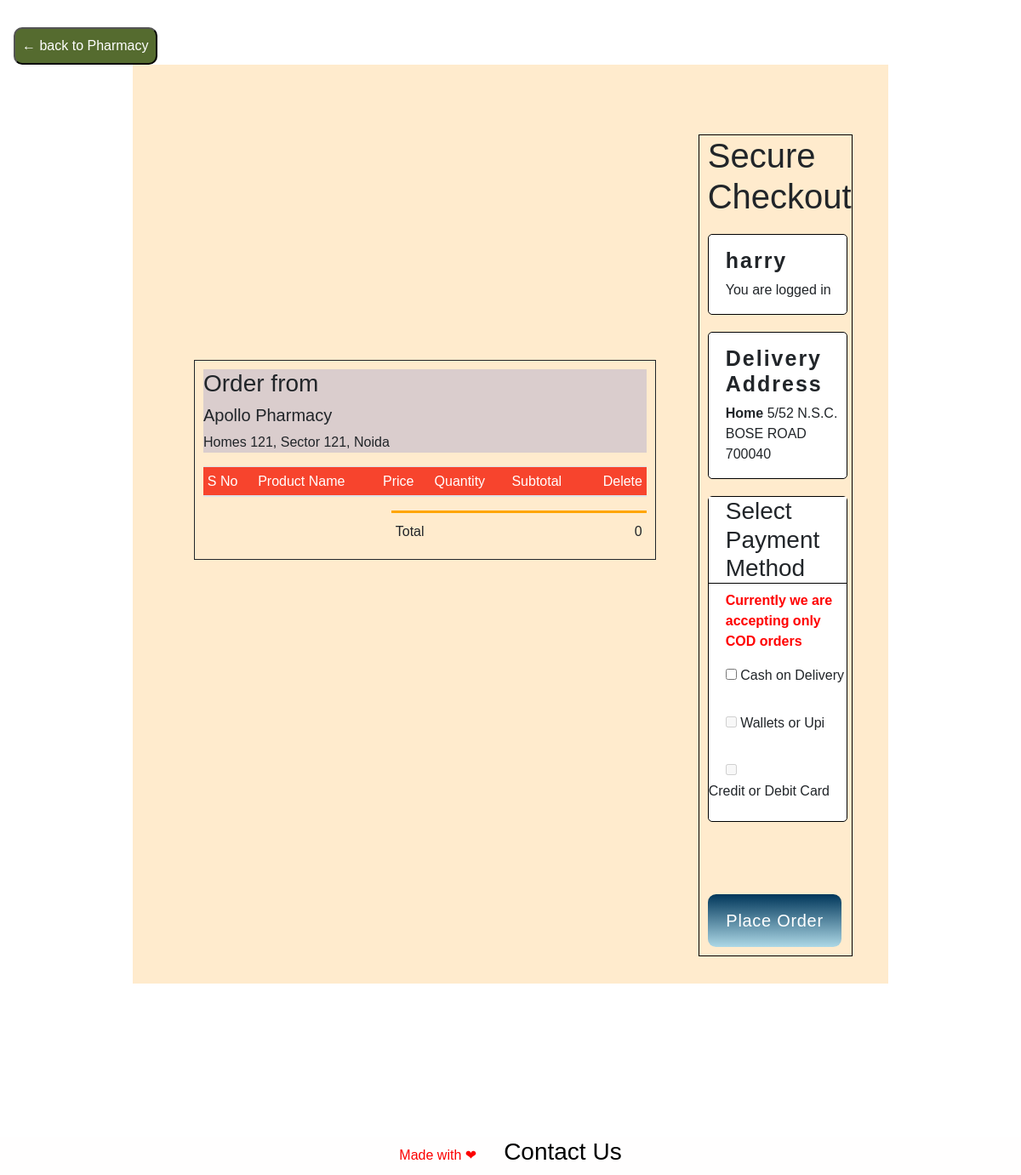
The app's page /main/2/cart, older data.
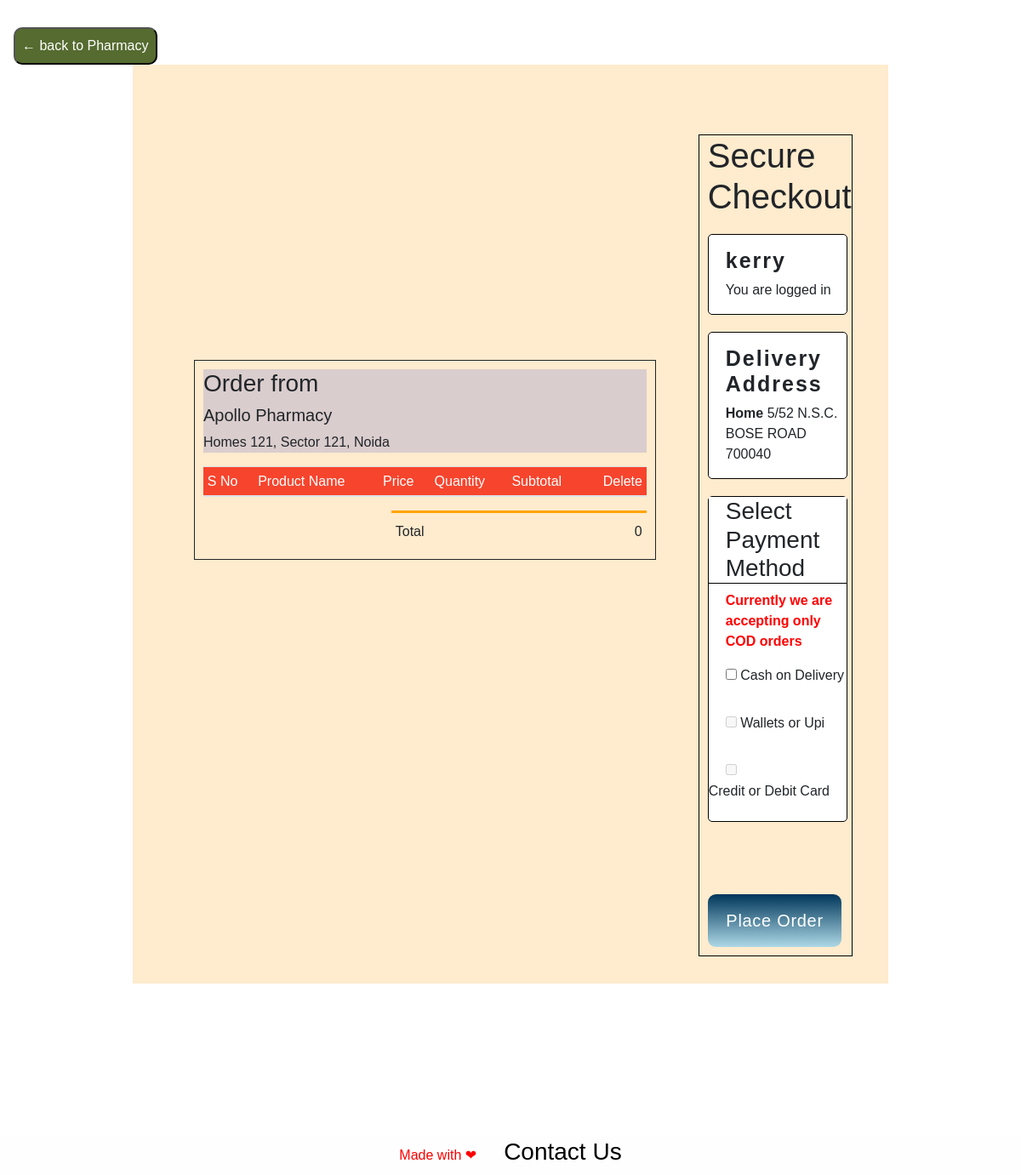
The same page, newer data.
### doormed/models.py (models this page shows, shortened)
class Register_user(db.Model, UserMixin):
    id = db.Column(db.Integer, primary_key=True)
    name = db.Column(db.String(80), unique=False, nullable=False)
    email = db.Column(db.String(120), unique=True, nullable=False)
    address = db.Column(db.String(120),  nullable=False)
    city = db.Column(db.String(80), unique=False, nullable=False)
    pincode = db.Column(db.String(10), unique=False, nullable=False)
    number = db.Column(db.String(80), unique=True, nullable=False)
    password = db.Column(db.String(120), unique=False, nullable=False)
    cartitems1 = db.relationship('CartItem', backref='Customer')

### doormed/cart/routes.py (the view)
@app.route('/main/<int:id>/cart')
def cart(id):
    items = []
    cart1 = []
    user = Register_user.query.filter_by(id=id).first()
    carts = CartItem.query.filter_by(customer_id=id).all()
    for cart in carts:
        item = Products.query.filter_by(id=cart.product_id).first()
        items.append(item)
        cart1.append(cart)
    return render_template("carts/cart.html",user=user,carts=carts,items=zip(items,cart1))

### doormed/templates/carts/cart.html (shortened to what this page needs)
{% extends 'base.html' %}
{% block header %}
    <link rel="stylesheet" href="{{url_for('static', filename = 'css/cart.css')}}">
{% endblock %}
{% block content %}
    <div class="top">
        <input action="action" onclick="window.history.go(-1); return false;" type="submit" value="&larr; back to Pharmacy" style="background: darkolivegreen;
        color: white;
        padding: 0.5rem;
        border-radius: 10px;
        margin-left: 1rem;
        margin-top: 2rem;">
    </div>
    <div class="whole">
            <div class="cart">
                <div class="order">
                    <h3>Order from </h3>
                    <h5>Apollo Pharmacy</h5>
                    <p>Homes 121, Sector 121, Noida</p>
                </div>
                <table  class="table table-sm table-condensed table-striped table-hover ">
                   <thead>
                    <tr>
                        <th>S No</th>
                        <th>Product Name</th>
                        <th>Price</th>
                        <th>Quantity</th>
                        <th>Subtotal</th>
                        <th>Delete</th>
                    </tr>
                    </thead>
                    {% set ns = namespace(sub=0) %}
                </table>
                <div class="total">
                    <table>
                        <tr>
                            <td>Total</td>
                            <td>{{ns.sub}}</td>
                        </tr>
                    </table>
                </div>
            </div>
            <div class="checkout">
                <h1>Secure Checkout</h1>
                <div class="box">
                    <h4>{{user.name}}</h4>
                    <p>You are logged in</p>
                </div>
                <div class="box">
                    <h4>Delivery Address</h4>
                    <p><b>Home</b> {{user.address}} {{user.pincode}}</p>
                </div>
                <div class="box box-2 ">
                    <h3>Select Payment Method</h3>
                    <p>Currently we are accepting only COD orders</p>
                    <input type="checkbox" id="COD" name="COD" value="COD" />
                    <label>Cash on Delivery</label><br><br>
                    <input type="checkbox" disabled id="COD" name="COD" value="COD" />
                    <label>Wallets or Upi</label><br><br>
                    <input type="checkbox" disabled id="COD" name="COD" value="COD" />
                    <label>Credit or Debit Card</label>
                </div>
                <button id="order">Place Order</button>
            </div>
            </div>
            <footer style="background-color: rgb(255, 254, 254); color: rgb(252, 0, 0); padding: 0.1rem; display: flex; flex-direction: row; align-items: center; justify-content: center;">Made with &#x2764
                <h3><a href="/contact" style="color: rgb(0, 0, 0); margin-left: 2rem;">Contact Us</a></h3>
                 </footer>
{% endblock %}

### doormed/templates/base.html (shortened to what this page needs)
<!DOCTYPE html>
<html lang="en">
<head>
    <link rel="stylesheet" href="https://stackpath.bootstrapcdn.com/bootstrap/4.5.2/css/bootstrap.min.css">
    <link rel="stylesheet" href="https://cdnjs.cloudflare.com/ajax/libs/font-awesome/5.15.3/css/all.min.css" />
    {% block header %}
    {% endblock %}
</head>
<body>
    {% block content %}
    {% endblock %}
</body>
</html>

### doormed/static/css/cart.css (style rules this page uses)
.cart { margin-left: 40px; margin-top: -150px; width: 70%; border: 1px solid; padding: 10px; height: fit-content; }
.top { display:flex; justify-content: space-between; }
.whole { display: flex; background-color: blanchedalmond; width: 74%; align-items: center; justify-content: center; margin: auto; padding: 2rem; margin-bottom: 180px; }
#COD { margin-left: 20px; }
table { width: 100%; border-collapse: collapse; }
.order { width: 100%; background-color: rgb(218, 205, 205); }
#order { background-color: red; width: 96%; border-radius: 0.6rem; margin-top: 85px; height: 30px; font-size: 20px; color: white; margin-bottom: 10px; }
th { text-align: left; padding: 5px; color: white; background-color:rgb(247, 68, 45); font-weight: normal; }
td { padding: 10px 5px; }
.total { width: 60%; display: flex; float: right; justify-content: flex-end; }
.total table { border-top: 3px solid orange; width: 100%; max-width: 300px; }
td:last-child { text-align: right; }
th:last-child { text-align: right; }
.checkout { border: 1px solid black; width: 22%; margin-top: 50px; margin-left: 50px; margin-right: 10px; padding-right: 5px; padding-left: 10px; }
.box { border: 1px solid black; border-radius: 5px; padding-left: 20px; margin-top: 20px; background-color: #fff; }
.box-2 { padding-left: 0px; padding-bottom: 15px; }
.box-2 p { margin-left: 20px; color: red; font-weight: 800; }
.box h4 { font-size: 25px; font-weight: 600; margin-top: 15px; }
.box-2 h3 { border-bottom: 1px solid black; background-color: #fff; padding-left: 20px; }
body { display: flex; min-height: 90vh; flex-direction: column; background: url("../images/black.jpg"); -webkit-background-size: cover; -moz-background-size: cover; -o-background-size: cover; background-size: cover; font-family: "Montserrat", "Raleway", sans-serif; }
button { width: 100px; margin: auto; color: white; font-size: 20px; padding: 1rem; border-radius: 10px; background: linear-gradient(to top, lightblue, rgb(0, 54, 90)); height: fit-content !important; outline: none; border: none; opacity: 1; letter-spacing: 0.7px; text-transform: capitalize !important; }
h4 { max-width: 80%; margin-top: 55px; font-size: 44px; font-weight: 400; letter-spacing: 2px; animation: animate3 ease 4s; animation-iteration-count: 1; animation-fill-mode: forwards; }

Row changes from the older to the newer data that the page shows:
changed Register_user "5/52 N.S.C. BOSE ROAD": name "harry" → "kerry"
